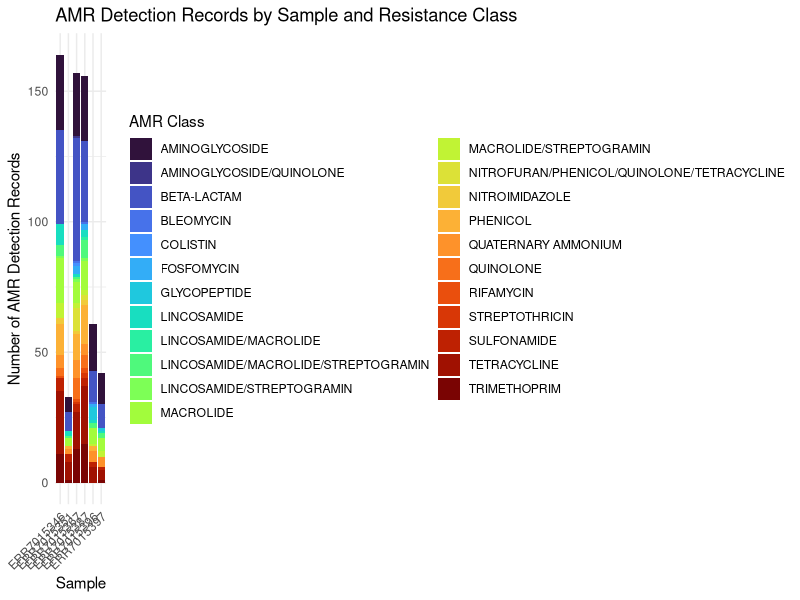

Here is the R script that generated this plot:
library(ggplot2)
library(dplyr)

amr_counts <- read.delim("sample_class_counts.tsv",
                         header = FALSE,
                         sep = "\t",
                         stringsAsFactors = FALSE)

colnames(amr_counts) <- c("Sample", "AMR_Class", "Detection_Records")

amr_counts <- amr_counts %>%
  group_by(Sample) %>%
  mutate(Total = sum(Detection_Records)) %>%
  ungroup()

p <- ggplot(amr_counts,
            aes(x = Sample,
                y = Detection_Records,
                fill = AMR_Class)) +
  geom_col() +
  scale_fill_viridis_d(option = "turbo") +
  labs(
    title = "AMR Detection Records by Sample and Resistance Class",
    x = "Sample",
    y = "Number of AMR Detection Records",
    fill = "AMR Class"
  ) +
  theme_minimal() +
  theme(
    axis.text.x = element_text(angle = 45, hjust = 1),
    legend.position = "right"
  )

ggsave("AMR_class_counts_by_sample.png",
       p,
       width = 12,
       height = 7,
       dpi = 300)
